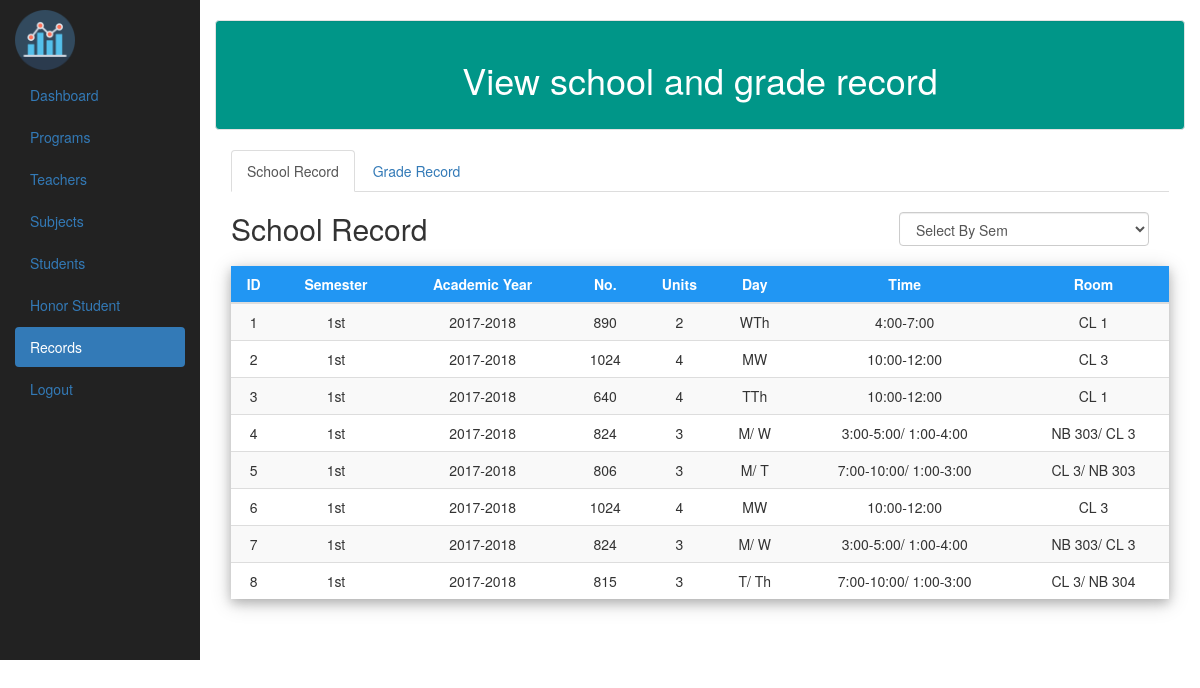
The app's page /record.php (signed in) with its own data.
### tables this page shows
CREATE TABLE IF NOT EXISTS `records` (
  `id` int(11) NOT NULL AUTO_INCREMENT,
  `semester` varchar(10) NOT NULL,
  `academic_year` varchar(20) NOT NULL,
  `no` int(11) NOT NULL,
  `units` tinyint(2) NOT NULL,
  `day` varchar(10) NOT NULL,
  `time` varchar(30) NOT NULL,
  `room` varchar(30) NOT NULL,
  PRIMARY KEY (`id`)
);

### recordData.php (the view, shortened to what this page needs)
<div class="w3-container w3-animate-zoom">
<div>
  <ul class="nav nav-tabs">
    <li class="active"><a data-toggle="tab" href="#home">School Record</a></li>
    <li><a data-toggle="tab" href="#menu1">Grade Record</a></li>
  </ul>
  <div class="tab-content">
    <div id="home" class="tab-pane fade in active">
     	<h2 style="float:left">School Record</h2>
		<form id='form' method='POST'>
			<select class='form-control' name="sem" style="float:right; width:250px; margin:20px" onChange="myFunction()">
				<option selected disabled>Select By Sem</option>
			</select>
		</form>
		<table id="example" class="table table-responsive table-striped w3-card-4" cellspacing="0" width="100%">
			<thead>
				<tr class="w3-blue">
					<th class = 'w3-center'>ID</th>
					<th class = 'w3-center'>Semester</th>
					<th class = 'w3-center'>Academic Year</th>
					<th class = 'w3-center'>No.</th>
					<th class = 'w3-center'>Units</th>
					<th class = 'w3-center'>Day</th>
					<th class = 'w3-center'>Time</th>
					<th class = 'w3-center'>Room</th>
				</tr>
			</thead>
			<?php
			if(isset($_POST['sem'])){
				$records = mysqli_query($conn, "SELECT * FROM records WHERE semester = '".$_POST['sem']."'");
			} else {
				$records = mysqli_query($conn, "SELECT * FROM records");
			}
			if(mysqli_num_rows($records) > 0){
				while($res = mysqli_fetch_array($records)){
				echo "<tr>
					<td class = 'w3-center'>".$res['id']."</td>
					<td class = 'w3-center'>".$res['semester']."</td>
					<td class = 'w3-center'>".$res['academic_year']."</td>
					<td class = 'w3-center'>".$res['no']."</td>
					<td class = 'w3-center'>".$res['units']."</td>
					<td class = 'w3-center'>".$res['day']."</td>
					<td class = 'w3-center'>".$res['time']."</td>
					<td class = 'w3-center'>".$res['room']."</td>
				</tr>";
				}
			} else {
				echo"<tr>
					<td colspan='8' class='w3-center'>No data to display</td>
				</tr>";
			}
			?>
		</table>
    </div>
  </div>
</div>
</div>
<br>

### record.php (shortened to what this page needs)
<?php
include_once('config.php');
if(!isset($_SESSION['name'])){
  header('location:login.php');
} else {
?>
<!DOCTYPE html>
<html lang="en">
<head>
  <link rel="stylesheet" href="w3.css">
  <link rel="stylesheet" href="bootstrap.min.css">
  <link rel="stylesheet" href="dataTables.bootstrap.min.css">
  <link rel="stylesheet" href="dataTables.bootstrap.min.js">
  <link rel="stylesheet" href="modal.css">
</head>
<body>
<div class="container-fluid">
  <div class="row content">
    <div class="col-sm-2 sidenav hidden-xs">
      <ul class="nav nav-pills nav-stacked" class="marginTop">
        <li><h6><img src="image/ic_analytics.png" width="35%" height="35%"></h6></li>
        <li><a href="index.php">Dashboard</a></li>
        <li><a href="programs.php">Programs</a></li>
        <li><a href="teacher.php">Teachers</a></li>
        <li><a href="subject.php">Subjects</a></li>
        <li><a href="student.php">Students</a></li>
        <li><a href="honor.php">Honor Student</a></li>
        <li class="active"><a href="record.php">Records</a></li>
        <li><a href="logout.php">Logout</a></li>
      </ul><br>
    </div>
    <div class="col-sm-10"><br>
      <div class="well w3-teal">
          <h1><center>View school and grade record</center></h1>
      </div>
      <div class="row">
        <div class='col-sm-12'>
            <?php
              include('recordData.php');
            ?>
        </div>
      </div>
    </div>
  </div>
</div>
<?php
}
?>
</body>
</html>

### w3.css (style rules this page uses)
html { box-sizing:border-box }
*,*:before,*:after { box-sizing:inherit }
html { -ms-text-size-adjust:100%;-webkit-text-size-adjust:100% }
body { margin:0 }
a { background-color:transparent;-webkit-text-decoration-skip:objects }
img { border-style:none }
button,input,select,textarea { font:inherit;margin:0 }
button,select { text-transform:none }
html,body { font-family:Verdana,sans-serif;font-size:15px;line-height:1.5 }
html { overflow-x:hidden }
h1 { font-size:36px }
h2 { font-size:30px }
h6 { font-size:16px }
h1,h2,h3,h4,h5,h6 { font-family:"Segoe UI",Arial,sans-serif;font-weight:400;margin:10px 0 }
img { margin-bottom:-5px }
a { color:inherit }
.w3-container:after,.w3-container:before,.w3-panel:after,.w3-panel:before,.w3-row:after,.w3-row:before,.w3-row-padding:after,.w3-row-padding:before, .w3-cell-row:before,.w3-cell-row:after,.w3-clear:after,.w3-clear:before,.w3-bar:before,.w3-bar:after { content:"";display:table;clear:both }
.w3-container,.w3-panel { padding:0.01em 16px }
.w3-card-4,.w3-hover-shadow:hover { box-shadow:0 4px 10px 0 rgba(0,0,0,0.2),0 4px 20px 0 rgba(0,0,0,0.19) }
.w3-animate-zoom { animation:animatezoom 0.6s }
.w3-center { text-align:center!important }
.w3-blue,.w3-hover-blue:hover { color:#fff!important;background-color:#2196F3!important }
.w3-teal,.w3-hover-teal:hover { color:#fff!important;background-color:#009688!important }

### record.php (style rules this page uses)
.row.content { height: 550px }
.sidenav { background-color: #222222; height: 120%; }

### records on screen
records: id "1", semester "1st", academic_year "2017-2018", no "890", units "2", day "WTh", time "4:00-7:00", room "CL 1"
records: id "2", semester "1st", academic_year "2017-2018", no "1024", units "4", day "MW", time "10:00-12:00", room "CL 3"
records: id "3", semester "1st", academic_year "2017-2018", no "640", units "4", day "TTh", time "10:00-12:00", room "CL 1"
records: id "4", semester "1st", academic_year "2017-2018", no "824", units "3", day "M/ W", time "3:00-5:00/ 1:00-4:00", room "NB 303/ CL 3"
records: id "5", semester "1st", academic_year "2017-2018", no "806", units "3", day "M/ T", time "7:00-10:00/ 1:00-3:00", room "CL 3/ NB 303"
records: id "6", semester "1st", academic_year "2017-2018", no "1024", units "4", day "MW", time "10:00-12:00", room "CL 3"
records: id "7", semester "1st", academic_year "2017-2018", no "824", units "3", day "M/ W", time "3:00-5:00/ 1:00-4:00", room "NB 303/ CL 3"
records: id "8", semester "1st", academic_year "2017-2018", no "815", units "3", day "T/ Th", time "7:00-10:00/ 1:00-3:00", room "CL 3/ NB 304"
